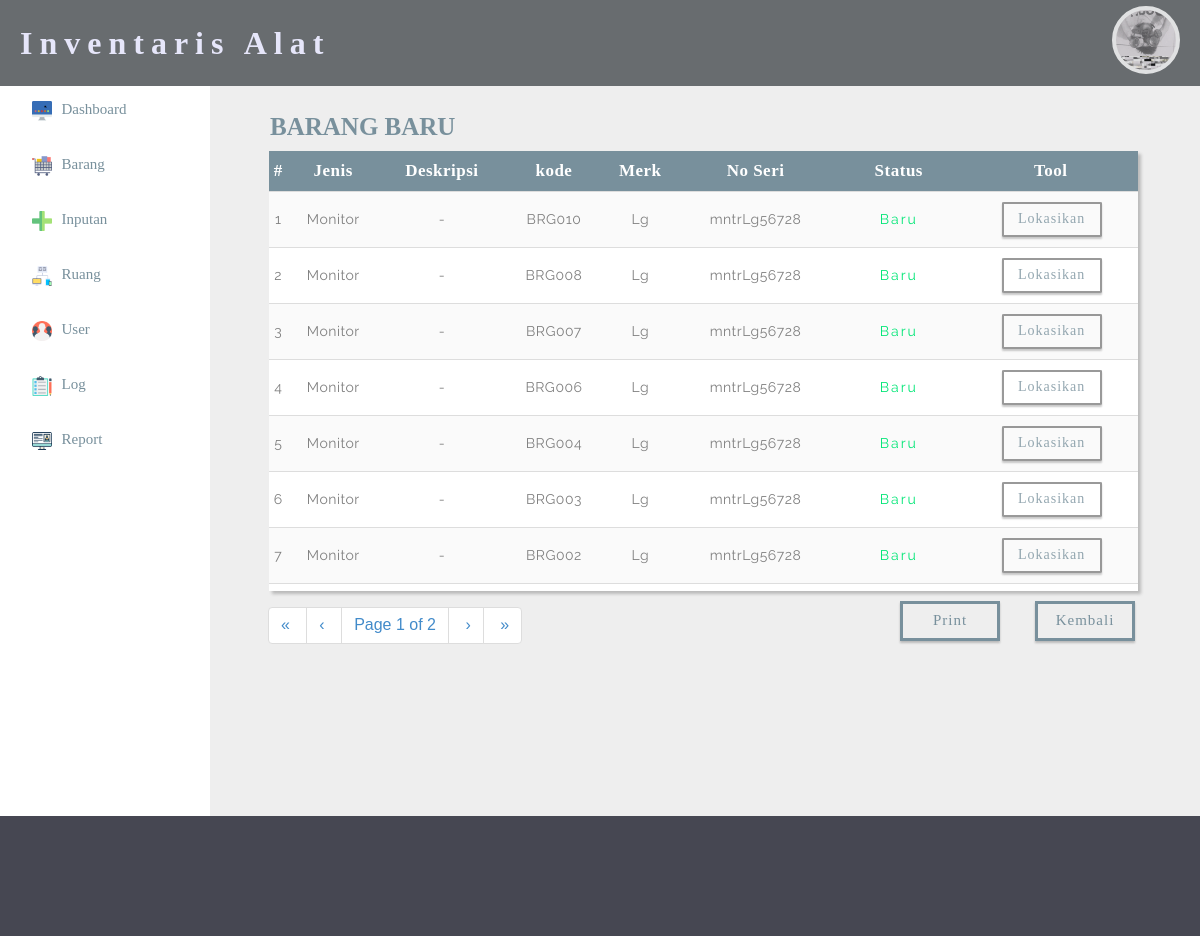
The app's page /admin/barang_baru.php (signed in) with its own data.
### tables this page shows
CREATE TABLE IF NOT EXISTS `barang` (
  `id` int(10) NOT NULL AUTO_INCREMENT,
  `id_jenis` varchar(30) NOT NULL,
  `deskripsi_brg` text NOT NULL,
  `kode_brg` varchar(10) NOT NULL,
  `merk_brg` varchar(20) NOT NULL,
  `no_seri` varchar(30) NOT NULL,
  `status_brg` varchar(20) NOT NULL,
  PRIMARY KEY (`id`)
);

CREATE TABLE IF NOT EXISTS `jenis_brg` (
  `id_jenis` int(11) NOT NULL AUTO_INCREMENT,
  `nama` varchar(50) NOT NULL,
  `keterangan` varchar(30) NOT NULL,
  PRIMARY KEY (`id_jenis`)
);

### admin/barang_baru.php (the view, shortened to what this page needs)
<?php
	include 'session.php';
	include 'pagination.php';
        $sql = "SELECT * FROM barang INNER JOIN jenis_brg ON barang.id_jenis=jenis_brg.id_jenis WHERE barang.status_brg='baru' OR barang.status_brg='selesai repair' ORDER BY barang.kode_brg DESC";
        $result = mysql_query($sql);
        $rpp = 7;
        $reload = "barang_baru.php?pagination=true&page=1";
        $page = intval($_GET["page"]);
        if($page<=0) $page = 1;
        $tcount = mysql_num_rows($result);
        $tpages = ($tcount) ? ceil($tcount/$rpp) : 1;
        $count = 0;
        $i = ($page-1)*$rpp;
        $no_urut = ($page-1)*$rpp;
 ?>
 <html>
 <head>
 	<link rel="stylesheet" type="text/css" href="../css/admin_css.css">
 	<link rel="stylesheet" type="text/css" href="../css/table.css">
 	<link rel="stylesheet" type="text/css" href="../css/bootstrap.css">
 </head>
 <body>
 <?php
    include 'header.php';
  ?>
	 <div class="a">
	 	<h1>Barang Baru</h1>
	 	<div class="a3">
	 		<table>
	 			<tr>
	 				<th>#</th>
	 				<th>Jenis</th>
	 				<th>Deskripsi</th>
	 				<th>kode</th>
	 				<th>Merk</th>
	 				<th>No Seri</th>
	 				<th>Status</th>
	 				<th>Tool</th>
	 			</tr>
	 			<?php
                    while(($count<$rpp) && ($i<$tcount)) {
                        $data = mysql_fetch_array($result);
                    ?>
                    <tr>
                        <td>
                            <?php echo ++$no_urut;?>
                        </td>
                        <?php
                        echo "<td>". $data['nama'] ."</td>";
                        echo "<td>". $data['deskripsi_brg'] . "</td>";
                        echo "<td>". $data['kode_brg'] ."</td>";
                        echo "<td>". $data['merk_brg'] ."</td>";
                        echo "<td>". $data['no_seri'] ."</td>";
                        if ($data['status_brg']=='baru') { ?>
                            <td style="color: #00E676; letter-spacing: 2px;" width='15%'>Baru</td>
                        <?php } elseif ($data['status_brg']=='selesai repair') { ?>
                            <td style="color: #FF9800; letter-spacing: 2px;" width='15%'>Selesai Repair</td>
                        <?php }
                        echo "<td width='20%'><a href='edit_lokasi.php?id=". $data[	'id'] ."'><button id='plus'>Lokasikan</button</a>";
                         ?>
                    </tr>
                    <?php
                        $i++;
                        $count++;
                    }
                    ?>
	 		</table>
	 	</div>
	 	<div class="pagination" style="float: left; margin-left: 22px; margin-top: -4px;"><?php echo paginate_one($reload, $page, $tpages); ?></div>
        <a href="inventori.php"><button>Kembali</button></a>
        <a href="laporan_barang_baru.php"><button>Print</button></a>
	 </div>
	  <?php
	 	include 'sisi.php';
	  ?>
 <div class="c">
 </div>
 </body>
 </html>

### admin/header.php (shortened to what this page needs)
<div class="fck">
	<div onclick="myFunction()" class="dropbtn">
	</div>
  	<div class="tambahan">
  		<h1>Inventaris Alat</h1>
  	</div>
</div>

### admin/pagination.php
<?php
function paginate_one($reload, $page, $tpages) {
	$firstlabel = "&laquo;&nbsp;";
	$prevlabel  = "&lsaquo;&nbsp;";
	$nextlabel  = "&nbsp;&rsaquo;";
	$lastlabel  = "&nbsp;&raquo;";
	$out = "<ul class=\"pagination\">";
	if($page>1) {
		$out.= "<li><a href=\"" . $reload . "\">" . $firstlabel . "</a></li>";
	}
	else {
		$out.= "<li><span>" . $firstlabel . "</span></li>";
	}
	if($page==1) {
		$out.= "<li><span>" . $prevlabel . "</span></li>";
	}
	elseif($page==2) {
		$out.= "<li><a href=\"" . $reload . "\">" . $prevlabel . "</a></li>";
	}
	else {
		$out.= "<li><a href=\"" . $reload . "&amp;page=" . ($page-1) . "\">" . $prevlabel . "</a></li>";
	}
	$out.= "<li><span class=\"current\">Page " . $page . " of " . $tpages ."</span></li>";
	if($page<$tpages) {
		$out.= "<li><a href=\"" . $reload . "&amp;page=" .($page+1) . "\">" . $nextlabel . "</a></li>";
	}
	else {
		$out.= "<li><span>" . $nextlabel . "</span></li>";
	}
	if($page<$tpages) {
		$out.= "<li><a href=\"" . $reload . "&amp;page=" . $tpages . "\">" . $lastlabel . "</a></li>";
	}
	else {
		$out.= "<li><span>" . $lastlabel . "</span></li>";
	}
	$out.= "</ul>";
	return $out;
}
?>

### admin/sisi.php (shortened to what this page needs)
<head>
</head>
<div class="b">
	<div id="dashboard">
		<a href="inventori.php"><img src="../img/dashboard.png" align="top" width="20" style="margin-right:10px;">Dashboard</a>
	</div>
	<div id="barang">
		<a href="#"><img src="../img/keranjang.png" align="top" width="20" style="margin-right:10px;">Barang</a>
	</div>
	<div id="masukan">
		<a href="#"><img src="../img/add.png" align="top" width="20" style="margin-right:10px;">Inputan</a>
	</div>
	<div id="penyimpanan">
		<a href="#"><img src="../img/lok.png" align="top" width="20" style="margin-right:10px;">Ruang</a>
	</div>
	<div id="kepegawaian">
		<a href="#"><img src="../img/pegawai.png" align="top" width="20" style="margin-right:10px;">User</a>
	</div>
	<div id="log">
		<a href="#"><img src="../img/log.png" align="top" width="20" style="margin-right:10px;">Log</a>
	</div>
	<div id="dashboard">
		<a href="report.php?page=1"><img src="../img/data.png" align="top" width="20" style="margin-right:10px;">Report</a>
	</div>
 </div>

### css/admin_css.css (style rules this page uses)
body { margin: 0; padding: 0; font-family: helvetica; }
.fck { width: 100%; height: 7%; background-color: rgba(49, 54, 58, 0.73); padding-top: 10px; padding-bottom: 15px; }
.fck h1 { float: left; position: absolute; font-family: paranoid; margin-top: 10px; color: lavender; margin-left: 20px; letter-spacing: 7px; }
.a { width: 77%; padding-top: 10px; padding-left: 3%; padding-right: 2.5%; height: 720px; float: right; background-color: #eee; }
.b { float: left; background-color: white; width: 17.5%; }
.c { width: 100%; background-color: rgb(70, 71, 82); padding: 5%; float: right; }
#barang, #dashboard, #penyimpanan, #kepegawaian, #log, #option, #masukan { padding-left: 15%; padding-top: 15px; width: 85%; height: 40px; background-color: transparent; float: left; transition:0.5s; }
#barang a, #masukan a, #dashboard a, #penyimpanan a, #kepegawaian a, #log a, #option a { text-decoration: none; font-size: 15px; color: #78909C; font-family: century gothic; }
.a a { text-decoration: none; }
.a3 { width: 62%; height: 440px; background-color: white; float: left; margin-top: 20px; margin-left: 2.5%; }
.pagination { display: inline-block; }
.pagination a { color: black; float: left; padding: 8px 16px; text-decoration: none; transition: background-color .3s; }

### css/table.css (style rules this page uses)
.a { background-color: #eeeeee; }
.a3 { width: 94%; box-shadow: 3px 3px 3px #bababa;" }
.a3 table { border-collapse: collapse; width: 100%; font-family: railway; }
.a3 table tr:nth-child(even) { background-color: #FAFAFA; color: #263238; }
.a3 th, .a3 td { text-align: left; border-bottom: 1px solid #ddd; border-width: 1px; text-align: center; font-size: 14px; padding-top: 10px; padding-bottom: 10px; color: grey; letter-spacing: 0.5px; }
.a3 th { background-color: #78909C; color: #fff; padding-top: 10px; padding-bottom: 10px; font-size: 17px; font-family: century gothic; }
.a h1 { float: left; color: #78909C; margin-left: 24px; font-family: century gothic; font-size: 25px; margin-bottom: -10px; text-transform: uppercase; }
.a button { width: 100px; height: 40px; margin-top: 10px; margin-right: 35px; border:3px solid #78909C; color: #78909C; font-family: paranoid; font-size: 15px; background-color: transparent; float: right; box-shadow: 0px 2px 2px #bababa; letter-spacing: 1px; }
#plus { font-family: paranoid; margin-top: 0; color: #78909C; width: 100px; height: 35px; border:2px solid grey; border-radius: 2%; font-size: 14px; letter-spacing: 1px; background-color: transparent; opacity: 0.8; }

### records on screen
barang: id_jenis.nama "Monitor", deskripsi_brg "-", kode_brg "BRG010", merk_brg "Lg", no_seri "mntrLg56728", status_brg "Baru"
barang: id_jenis.nama "Monitor", deskripsi_brg "-", kode_brg "BRG008", merk_brg "Lg", no_seri "mntrLg56728", status_brg "Baru"
barang: id_jenis.nama "Monitor", deskripsi_brg "-", kode_brg "BRG007", merk_brg "Lg", no_seri "mntrLg56728", status_brg "Baru"
barang: id_jenis.nama "Monitor", deskripsi_brg "-", kode_brg "BRG006", merk_brg "Lg", no_seri "mntrLg56728", status_brg "Baru"
barang: id_jenis.nama "Monitor", deskripsi_brg "-", kode_brg "BRG004", merk_brg "Lg", no_seri "mntrLg56728", status_brg "Baru"
barang: id_jenis.nama "Monitor", deskripsi_brg "-", kode_brg "BRG003", merk_brg "Lg", no_seri "mntrLg56728", status_brg "Baru"
barang: id_jenis.nama "Monitor", deskripsi_brg "-", kode_brg "BRG002", merk_brg "Lg", no_seri "mntrLg56728", status_brg "Baru"

### other values on screen
$firstlabel "«"
$prevlabel "‹"
$page "1"
$tpages "2"
$nextlabel "›"
$lastlabel "»"
